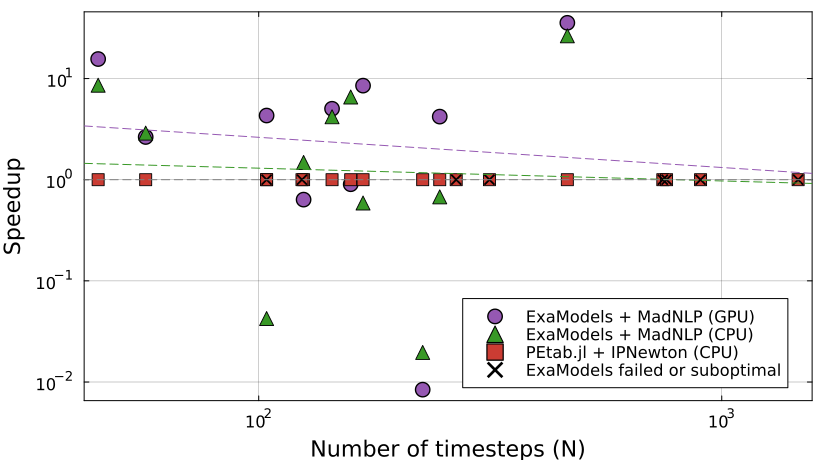

The script that saved this image:
# results_plot_N.jl — solver speedup vs PEtab.jl over the exa target set, x = N (collocation timesteps).
#   x = N (number of mesh intervals), log10 — data-derived, shared by exa GPU/CPU and PEtab (no NLP needed).
#   y = SGM10-time speedup vs PEtab.jl     — petab_sgm / solver_sgm (log10). PEtab ⇒ 1 (the 10^0 line).
# Same three series and styling as results_plot_nvar.jl; only the x-metric differs.
#
# N (= PEinfo.N) is not stored by the benchmark, so on the first run each model is loaded, build phase-1
# is run, and the PEInfo integer counts (PEinfo_N/K/Nz/Nc/Ncv/Nm/Np) are CACHED into {Model}_results.txt;
# later runs read the cache and skip the heavy load. Steady-state models have no mesh (PEinfo_N=0) and
# are excluded from this plot (no meaningful timestep count on a log-x axis).
#
# Usage: julia --project=examples examples/Benchmarks/results_plot_N.jl [results_dir]

using Plots
using Plots.PlotMeasures   # mm units for plot margins
gr()

const HERE      = @__DIR__
include(joinpath(HERE, "options.jl"))   # EXA_SUPPORTED_MODELS, shifted_geomean, BENCH_SGM_SHIFT, BENCH_K
const RESULTDIR = length(ARGS) >= 1 ? ARGS[1] : joinpath(HERE, "results")
const MODELDIR  = joinpath(HERE, "..", "Benchmark-Models")
const K         = BENCH_K

function read_result(m)
    d = Dict{String,String}(); p = joinpath(RESULTDIR, "$(m)_results.txt")
    isfile(p) || return d
    for line in eachline(p)
        i = findfirst('=', line); i === nothing && continue
        d[line[1:i-1]] = line[i+1:end]
    end
    d
end

# read-modify-write that preserves all existing keys (other backends / PEtab / prior cache)
function write_result(path, updates)
    existing = Dict{String,String}()
    if isfile(path)
        for line in eachline(path)
            i = findfirst('=', line); i === nothing && continue
            existing[line[1:i-1]] = line[i+1:end]
        end
    end
    merged = merge(existing, Dict(string(k) => string(v) for (k, v) in updates))
    open(path, "w") do io
        for k in sort(collect(keys(merged))); println(io, "$k=", merged[k]); end
    end
end

# locate a model's PEtab .yaml under Benchmark-Models/<model>/
get_yaml(m) = begin
    d = joinpath(MODELDIR, m); isdir(d) || return nothing
    fs = filter(f -> endswith(lowercase(f), ".yaml"), readdir(d))
    isempty(fs) ? nothing : joinpath(d, first(fs))
end

# PEInfo integer count fields cached per model (K-independent except K itself)
const _PEINFO_KEYS = ("Np", "Nz", "Nc", "Ncv", "Nm", "N", "K")

# build phase-1 only (no codegen) to obtain PEinfo, then cache its integer counts into the result file
function cache_peinfo!(m)
    yaml = get_yaml(m); yaml === nothing && return
    PEmodel = PEtab.PEtabModel(yaml)
    PEprob  = PEtab.PEtabODEProblem(PEmodel)
    c = ExaModels.ExaCore(; concrete = Val(true))   # CPU core; the counts are backend-independent
    PEinfo = ExaModelsPEtab._is_steady_state(PEmodel) ?
        ExaModelsPEtab._create_variables_ss(c, PEmodel, PEprob)[2] :
        ExaModelsPEtab._create_variables(c, PEmodel, PEprob, K)[2]
    write_result(joinpath(RESULTDIR, "$(m)_results.txt"),
                 Dict("PEinfo_$f" => getfield(PEinfo, Symbol(f)) for f in _PEINFO_KEYS))
end

# one-time cache fill: only load the heavy build stack if some model is missing its PEInfo counts
missing_models = [m for m in EXA_SUPPORTED_MODELS if !haskey(read_result(m), "PEinfo_N")]
if !isempty(missing_models)
    @info "caching PEInfo counts for $(length(missing_models)) model(s) (one-time)..."
    @eval using ExaModelsPEtab, PEtab, ExaModels
    for m in missing_models
        try; Base.invokelatest(cache_peinfo!, m); catch e; @warn "PEInfo cache failed for $m" exception=e; end
    end
end

# SGM10 [s] for a backend prefix (same logic as results_plot_nvar.jl)
function sgm10(d, pfx)
    get(d, pfx * "sgm_status", "") == "ok" || return nothing
    raw = get(d, pfx * "solve_times", "")
    if !isempty(raw)
        ts = Float64[x for x in (tryparse(Float64, s) for s in split(raw, ",")) if x !== nothing]
        !isempty(ts) && return shifted_geomean(ts, BENCH_SGM_SHIFT)
    end
    tryparse(Float64, get(d, pfx * "sgm_solve_time", ""))
end

# N for the x-axis: cached PEinfo_N. Steady-state models have no mesh (PEinfo_N=0) and no
# meaningful N, so they are EXCLUDED from this plot entirely (return nothing ⇒ main loop skips).
function get_N(d)
    v = tryparse(Int, get(d, "PEinfo_N", ""))
    (v === nothing || v == 0) && return nothing
    return v
end

const SUBOPT_GAP_PCT = 2.0
function gap_val(d, pfx)
    eo = tryparse(Float64, get(d, pfx * "petab_obj", ""))
    eo === nothing && (eo = tryparse(Float64, get(d, pfx * "objective", "")))
    po = tryparse(Float64, get(d, "petab_objective", ""))
    (eo === nothing || po === nothing || !isfinite(eo) || !isfinite(po) || po == 0.0) && return nothing
    (eo - po) / abs(po) * 100.0
end
function madnlp_code(d, pfx)
    get(d, pfx * "compile_status", "") == "ok" || return "-"
    ss = get(d, pfx * "solve_status", "")
    ss == "skipped" && return "-"
    ss == "timeout" && return "T"
    ss == "error"   && return "E"
    term = uppercase(get(d, pfx * "term_status", ""))
    isempty(term) && return "-"
    if occursin("SUCCEEDED", term) || occursin("ACCEPTABLE", term)
        base = occursin("ACCEPTABLE", term) ? "0A" : "0"
        gp   = gap_val(d, pfx)
        return (gp !== nothing && gp >= SUBOPT_GAP_PCT) ? base * "S" : base
    end
    return "5"
end

# Julia logo colors
const J_PURPLE = RGB(0.584, 0.345, 0.698)
const J_GREEN  = RGB(0.220, 0.596, 0.149)
const J_RED    = RGB(0.796, 0.235, 0.200)

gpu_x = Float64[]; gpu_y = Float64[]
cpu_x = Float64[]; cpu_y = Float64[]
pet_x  = Float64[]; pet_y  = Float64[]   # PEtab baseline where ExaModels also solved (0/0A)
petx_x = Float64[]; petx_y = Float64[]   # PEtab solved but ExaModels did NOT (the 9/20) ⇒ X'd boxes
for m in EXA_SUPPORTED_MODELS
    d  = read_result(m)
    nv = get_N(d);               nv === nothing && continue       # no cached N ⇒ no x position
    pt = sgm10(d, "petab_"); (pt === nothing || pt <= 0) && continue   # PEtab baseline must have solved
    if madnlp_code(d, "exagpu_") in ("0", "0A")                   # ExaModels solved ⇒ full GPU/CPU/baseline set
        g  = sgm10(d, "exagpu_");    (g !== nothing && g > 0) && (push!(gpu_x, nv); push!(gpu_y, pt / g))
        c  = sgm10(d, "exacpu_");    (c !== nothing && c > 0) && (push!(cpu_x, nv); push!(cpu_y, pt / c))
        push!(pet_x, nv); push!(pet_y, 1.0)
    else                                                          # PEtab solved but ExaModels did not (9/20)
        push!(petx_x, nv); push!(petx_y, 1.0)
    end
end

# ticks at every order of 10 over the data range (ignore non-positive values: log axis can't show N=0)
prange(v) = (vp = filter(>(0), v); isempty(vp) ? (0:0) : (floor(Int, log10(minimum(vp))):ceil(Int, log10(maximum(vp)))))
xt = [10.0^k for k in prange(vcat(gpu_x, cpu_x, pet_x, petx_x))]
yt = [10.0^k for k in prange(vcat(gpu_y, cpu_y, pet_y, petx_y))]

# common x-range (small log-padding) so the axis + trend lines span the full plot, edge to edge
_xa = filter(>(0), vcat(gpu_x, cpu_x, pet_x, petx_x))
_xlo, _xhi = isempty(_xa) ? (1.0, 10.0) : extrema(_xa)
_pf  = (_xhi / _xlo) ^ 0.02            # ~2% log-padding each side
XLIM = (_xlo / _pf, _xhi * _pf)

# ── series 1: ExaModels + MadNLP (GPU). Global cosmetics live on this scatter() call. ──
plt = scatter(gpu_x, gpu_y;
              label  = "ExaModels + MadNLP (GPU)",  # legend text
              marker = :circle,                     # marker shape
              ms     = 8,                            # marker size
              mc     = J_PURPLE,                     # marker fill color
              msc    = :black,                       # marker outline color
              msw    = 1.5,                          # outline width
              malpha = 1.0,                          # marker opacity (0–1)
              xscale = :log10,                       # x log scale
              yscale = :log10,                       # y log scale
              xticks = xt,                           # x ticks (powers of 10)
              yticks = yt,                           # y ticks (powers of 10)
              xlims  = XLIM,                          # x-limits (trend lines span this)
              xlabel = "Number of timesteps (N)",    # x axis label
              ylabel = "Speedup",                    # y axis label
              guidefontsize  = 15,                   # axis-label font size
              tickfontsize   = 11,                   # tick-number font size
              legendfontsize = 11,                   # legend font size
              legend     = :bottomright,                # legend position
              size       = (820, 460),               # figure size (px)
              grid       = true,                     # gridlines on/off
              gridalpha  = 0.2,                      # gridline opacity
              framestyle = :box,                     # axes frame style
              left_margin   = 3mm,                   # room for y-label (raise if clipped)
              bottom_margin = 3mm,                   # room for x-label (raise if clipped)
              top_margin    = 1mm,                   # room above plot
              right_margin  = 0mm)                   # room at right
# ── series 2 & 3: only per-series overrides (shape, size, colors); cosmetics inherit from above ──
scatter!(plt, cpu_x, cpu_y;
         label = "ExaModels + MadNLP (CPU)", marker = :utriangle,  # green triangles
         ms = 7, mc = J_GREEN, msc = :black, msw = 1.0, malpha = 1.0)
scatter!(plt, pet_x, pet_y;
         label = "PEtab.jl + IPNewton (CPU)", marker = :square,    # red squares (baseline)
         ms = 6, mc = J_RED, msc = :black, msw = 1.0, malpha = 1.0)
# PEtab solved but ExaModels did NOT reach an optimum (the 9/20): red box stamped with a black X.
scatter!(plt, petx_x, petx_y;
         label = "", marker = :square,                             # red box (unlabeled; X overlay labels it)
         ms = 6, mc = J_RED, msc = :black, msw = 1.0, malpha = 1.0)
scatter!(plt, petx_x, petx_y;
         label = "ExaModels failed or suboptimal", marker = :xcross,  # black X inside the box
         ms = 5, mc = :black, msc = :black, msw = 2.0, malpha = 1.0)

# least-squares trend line per solver series, fit in log–log space (power-law); thin dashed, no legend
function regline!(plt, x, y, color, xspan)
    # keep only positive pairs: log10 needs x,y > 0. Steady-state models sit at N=0 and would
    # otherwise inject log10(0) = -Inf into the fit (NaN slope ⇒ no line drawn).
    xp = Float64[]; yp = Float64[]
    for (xi, yi) in zip(x, y); (xi > 0 && yi > 0) && (push!(xp, xi); push!(yp, yi)); end
    length(xp) < 2 && return
    lx = log10.(xp); ly = log10.(yp); n = length(lx)
    mx = sum(lx) / n; my = sum(ly) / n; sxx = sum((lx .- mx) .^ 2)
    sxx == 0 && return
    b = sum((lx .- mx) .* (ly .- my)) / sxx; a = my - b * mx     # ly = a + b·lx  (fit on the data)
    xs = collect(xspan)                                          # but draw across the full plot width
    plot!(plt, xs, 10.0 .^ (a .+ b .* log10.(xs)); ls = :dash, lw = 1, lc = color, label = "")
end
regline!(plt, gpu_x, gpu_y, J_PURPLE, XLIM)   # GPU trend (purple)
regline!(plt, cpu_x, cpu_y, J_GREEN, XLIM)    # CPU trend (green)

hline!(plt, [1.0]; ls = :dash, lc = :gray, lw = 1, label = "")     # dashed PEtab baseline at y=1

out = joinpath(HERE, "results_plot_N.png")
savefig(plt, out)
println("saved: $out")
println("points plotted — GPU: $(length(gpu_x)), CPU: $(length(cpu_x)), PEtab: $(length(pet_x)), PEtab-only (X'd): $(length(petx_x))")
plt   # return the plot so `include("results_plot_N.jl")` displays it in the REPL / IDE plot pane
